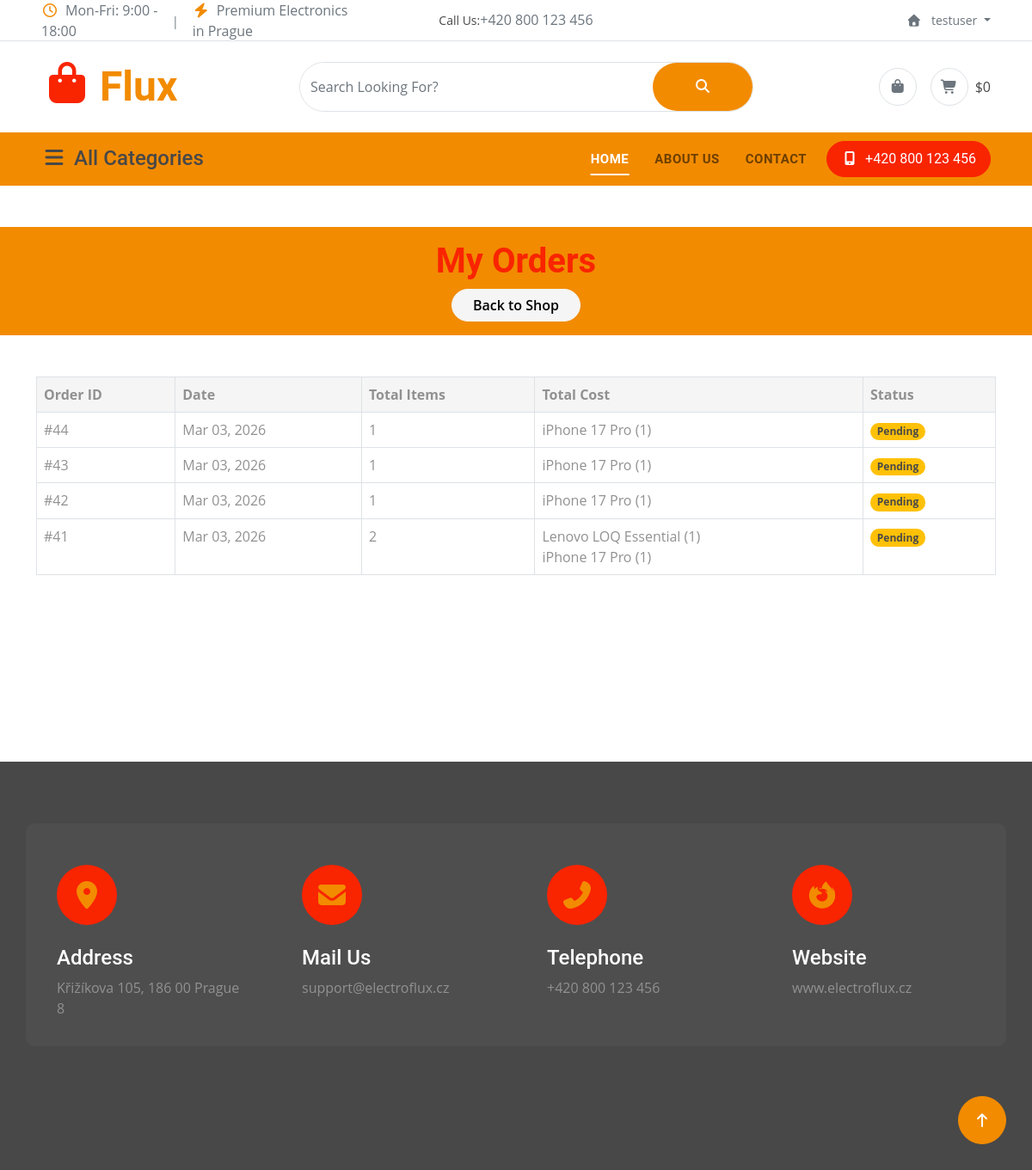
/my-orders/ (signed in), run on an earlier commit of the app's database.
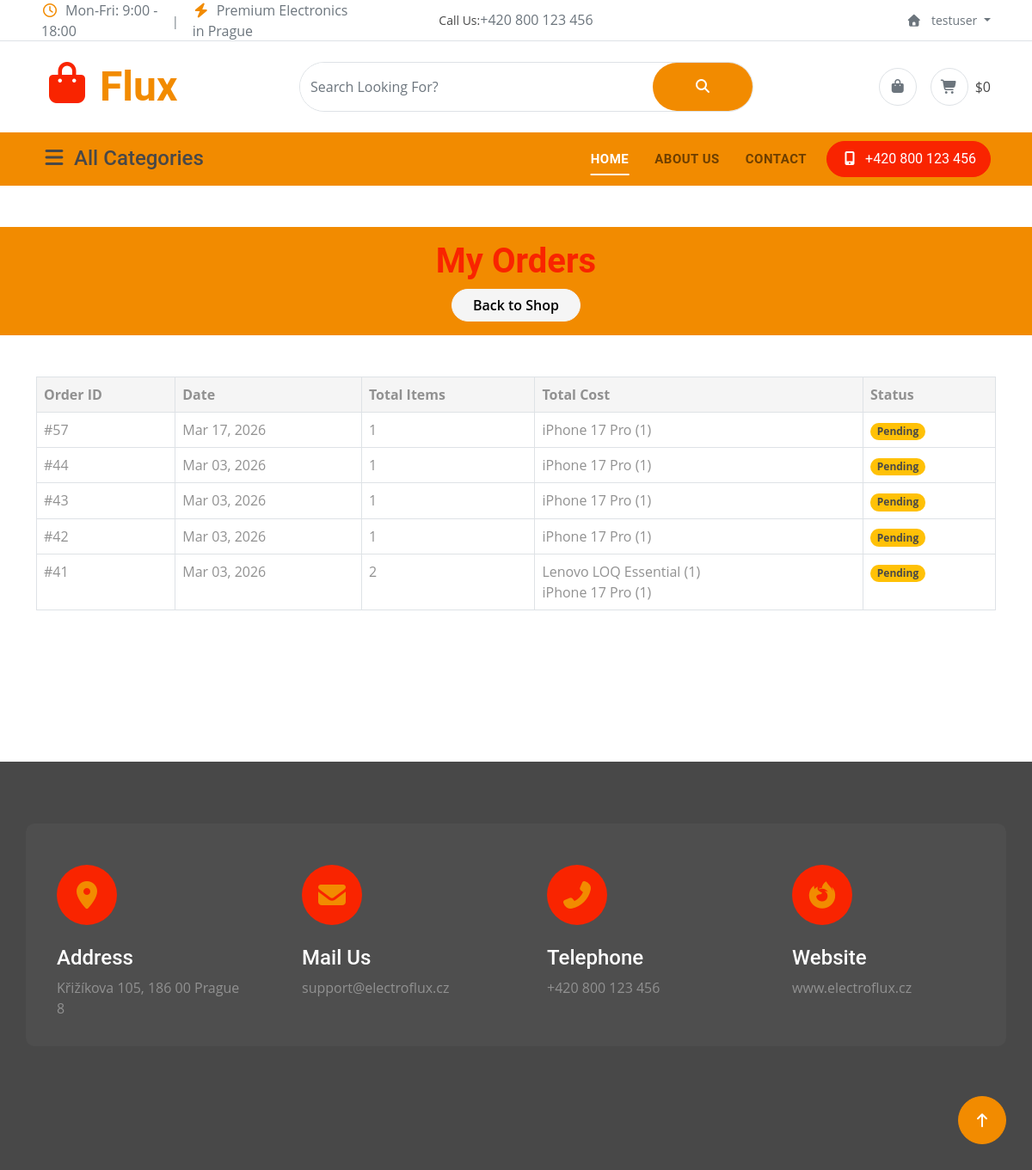
And on a later commit of the database.
### flux/models.py (models this page shows, shortened)
class Order(models.Model):
    user = models.ForeignKey(User, on_delete=models.SET_NULL, null=True, blank=True)
    first_name = models.CharField(max_length=50)
    last_name = models.CharField(max_length=50)
    email = models.EmailField()
    mobile = models.CharField(max_length=20)
    address = models.CharField(max_length=250)
    city = models.CharField(max_length=100)
    country = models.CharField(max_length=100)
    zip_code = models.CharField(max_length=20)
    note = models.TextField(blank=True, null=True)
    created = models.DateTimeField(auto_now_add=True)
    paid = models.BooleanField(default=False)
    shipping_method = models.CharField(max_length=100, default="Standard")
    shipping_cost = models.DecimalField(max_digits=10, decimal_places=2, default="0.00")
    payment_method = models.CharField(max_length=100,default="Direct Bank Transfer")

class OrderItem(models.Model):
    order = models.ForeignKey(Order, related_name='items', on_delete=models.CASCADE)
    product = models.ForeignKey(Product, on_delete=models.CASCADE)
    price = models.DecimalField(max_digits=10, decimal_places=2)
    quantity = models.PositiveIntegerField(default=1)

class Product(models.Model):
    name = models.CharField(max_length=200)
    description = models.TextField(blank=True, null=True)
    full_description = models.TextField(blank=True, null=True)
    price = models.DecimalField(max_digits=10, decimal_places=2)
    category = models.ForeignKey(Category, on_delete=models.CASCADE)
    image = models.ImageField(upload_to='products/', blank=True, null=True)

### flux/views.py (the view)
# urls.py: path('my-orders/', views.user_orders, name='user_orders'),
@login_required
def user_orders(request):
    orders = (
        Order.objects.filter(user=request.user)
        .order_by("-created")
    )
    context = {"orders": orders}
    return render(request, "flux/user_orders.html", context)

### flux/cart.py (called while the page is built)
    def get_total_price(self):
        return sum(Decimal(item['price']) * item['quantity'] for item in self.cart.values())

### flux/context_processors.py (called while the page is built)
def categories(request):
    return{
        'categories': Category.objects.all()
    }

def cart(request):
    return {'cart': Cart(request)}

### flux/templates/flux/user_orders.html
{% extends "flux/base.html" %}
{% load static %}
{% block content %}
<div class="container-fluid bg-primary py-3 mb-5 mt-5">
        <div class="container text-center">
             <h3 class="text-secondary display-6">My Orders</h3>
             <a href="{% url 'home' %}" class="btn btn-light rounded-pill px-4">Back to Shop</a>
        </div>
    </div>
    <div class="container mb-5" style="min-height: 50vh;">
        <div class="table-responsive">
            <table class="table table-bordered">
                <thead class="bg-light">
                    <tr>
                        <th>Order ID</th>
                        <th>Date</th>
                        <th>Total Items</th>
                        <th>Total Cost</th> <th>Status</th>
                    </tr>
                </thead>
                <tbody>
                    {% for order in orders %}
                    <tr>
                        <td>#{{ order.id }}</td>
                        <td>{{ order.created|date:"M d, Y" }}</td>
                        <td>{{ order.items.count }}</td>
                        <td>
                            {% with total=0 %}
                                {% for item in order.items.all %}
                                     {{ item.product.name }} ({{ item.quantity }})<br>
                                {% endfor %}
                            {% endwith %}
                        </td>
                        <td>
                            {% if order.paid %}
                                <span class="badge bg-success">Paid</span>
                            {% else %}
                                <span class="badge bg-warning text-dark">Pending</span>
                            {% endif %}
                        </td>
                    </tr>
                    {% empty %}
                    <tr>
                        <td colspan="5" class="text-center py-5">You haven't placed any orders yet.</td>
                    </tr>
                    {% endfor %}
                </tbody>
            </table>
        </div>
    </div>
{% endblock content %}

What changed in the data, as far as the page shows it:
added Order: id "57", created "Mar 17, 2026", items.count "1", paid "Pending"
added OrderItem: product.name "iPhone 17 Pro", quantity "1", shown under "57"
